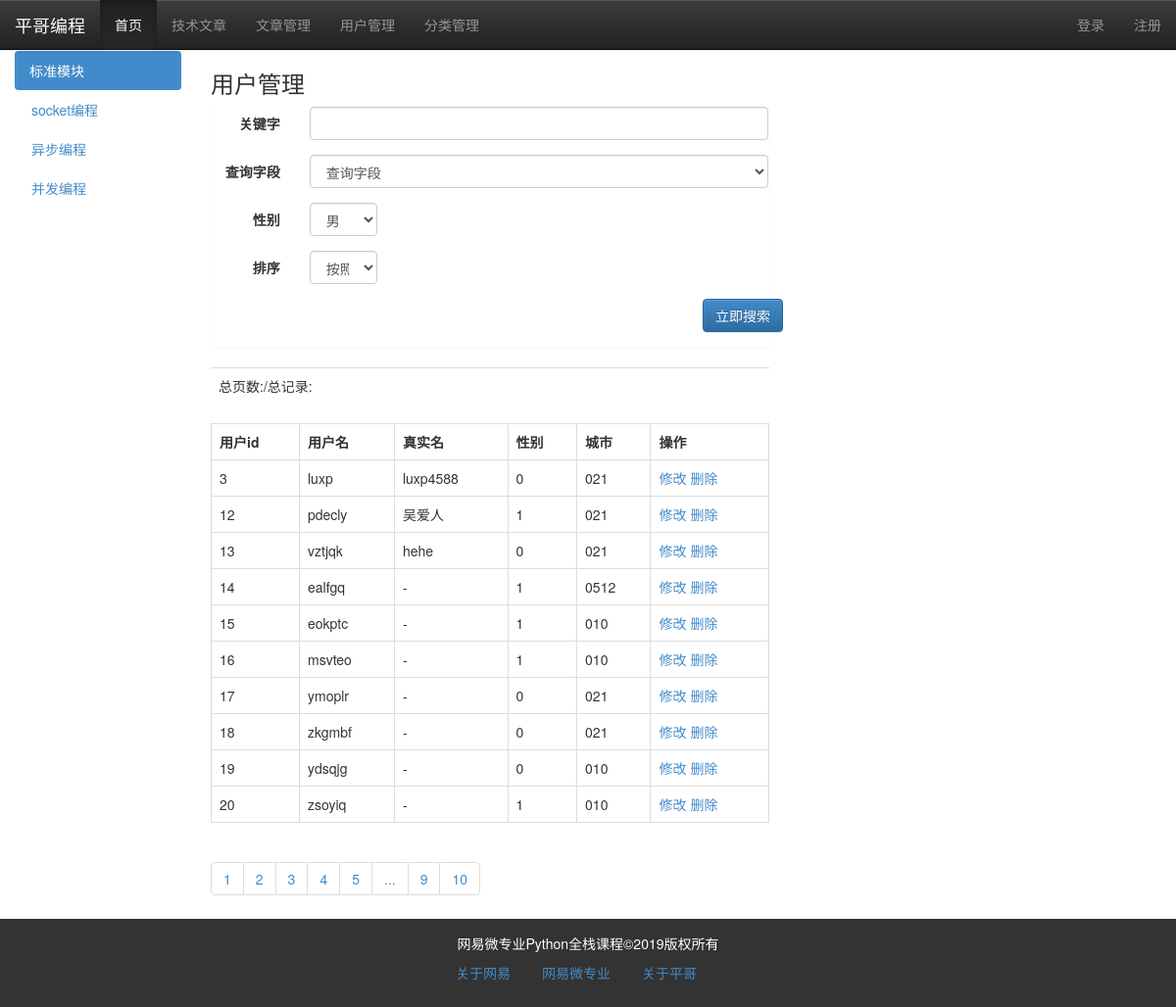
The page /user/list on the database its author committed.
### models.py (models this page shows)
class Category(db.Model):
    cate_id = db.Column(db.Integer, primary_key=True)
    cate_name = db.Column(db.String, unique=True)
    cate_order = db.Column(db.Integer, default=0)
    articles = db.relationship("Article")

class User(db.Model):
    id = db.Column(db.Integer, primary_key=True)
    username = db.Column(db.String)
    password = db.Column(db.String)
    realname = db.Column(db.String)
    sex = db.Column(db.Integer)
    mylike = db.Column(db.String)
    city = db.Column(db.String)
    intro = db.Column(db.String)

### views/users.py (the view)
@user_app.route("/list/<int:page>", methods=['get', "post"])
@user_app.route("/list", defaults={"page":1},methods=['get', "post"])
def userList(page):
    if request.method == "POST":
        q = request.form['q']
        condition = {request.form['field']:q}
        if request.form['field'] == "realname":
            condition = User.realname.like('%%%s%%' % q)
        else:
            condition = User.username.like('%%%s%%' % q)
        if request.form['order'] == "1":
            order = User.id.asc()
        else:
            order = User.id.desc()
        res = User.query.filter(condition,
                                User.sex==request.form['sex'])\
                                .order_by(order)\
                                .paginate(page, 10)
    else:
        res = User.query.paginate(page,10)
    users = res.items
    pageList = res.iter_pages()
    return render_template("user/user_list.html", users=users,
                           pageList=pageList
                           )

### app.py (called while the page is built)
@app.context_processor
def account():
    username = None
    return {"username":username}

@app.context_processor
def getCateList():
    cates = Category.query.all()
    return {"cates":cates}

### templates/user/user_list.html (shortened to what this page needs)
{% extends "base.html" %}
{% block content %}
		<div class="container-fluid">
			<div class="row">
				<div class="col-md-2 hidden-xs hidden-sm">
					<ul class="nav nav-pills  " id="left_menu">
						<li class="active"><a href="">标准模块</a></li>
						<li ><a href="#" data-toggle="dropdown">
										socket编程
								</a>
						</li>
						<li><a href="">异步编程</a></li>
						<li><a href="">并发编程</a></li>
					</ul>
				</div>
				<div class="col-md-6">
                    <h3>用户管理</h3>
                    <div class="panel">
                        <form action=""  method="post" class="form-horizontal" >
                            <div class="form-group">
                                <label for="q" class="col-xs-2 control-label">关键字</label>
                                <div class="col-xs-10">
                                    <input type="text" name="q" class="form-control">
                                </div>
                            </div>
                            <div class="form-group">
                                <label for="field" class="col-xs-2 control-label">查询字段</label>
                                <div class="col-xs-10">
                                    <select name="field" class="form-control">
                                        <option value="realname">查询字段</option>
                                    </select>
                                </div>
                            </div>
                            <div class="form-group">
                                <label for="sex" class="col-xs-2 control-label">性别</label>
                                <div class="col-xs-2">
                                   <select name="sex" class="form-control">
                                        <option value="1" checked>男</option>
                                    </select>
                                </div>
                            </div>
                            <div class="form-group">
                                <label for="排序" class="col-xs-2 control-label">排序</label>
                                <div class="col-xs-2">
                                   <select name="order" class="form-control">
                                        <option value="1" checked>按照id升序排序</option>
                                    </select>
                                </div>
                            </div>
                            <div class="form-group ">
                                <input type="submit" name="search" class="btn btn-primary pull-right" value="立即搜索">
                            </div>
                        </form>
                    </div>
                    <table class="table">
                        <tr>
                            <td>总页数:{{ pages }}/总记录:{{ total }}</td>
                        </tr>
                    </table>
					<table class="table table-bordered ">
                        <tr>
                            <th>用户id</th>
                            <th>用户名</th>
                            <th>真实名</th>
                            <th>性别</th>
                            <th>城市</th>
                            <th>操作</th>
                        </tr>
                        {% for user in users %}
                        <tr>
                            <td>{{ user.id }}</td>
                            <td>{{ user.username }}</td>
                            <td>{{ user.realname }}</td>
                            <td>{{ user.sex }}</td>
                            <td>{{ user.city }}</td>
                            <td>
                                <a href="{{ url_for("editUser", user_id=user.id) }}">修改</a>
                                <a href="{{ url_for("deleteUser", user_id=user.id) }}">删除</a>
                            </td>
                        </tr>
                        {% endfor %}
                    </table>
					<ul class="pagination">
                        {% for page in pageList %}
                            {% if page!=None %}
						<li><a href="?page={{ page }}">{{ page }}</a></li>
                            {% else %}
                            <li><a href="#">...</a></li>
                            {% endif %}
						{% endfor %}
					</ul>
				</div>
				</div>
			</div>
{% endblock %}

### templates/base.html (shortened to what this page needs)
<!DOCTYPE html>
<html lang="en">
{% block head %}
    <head>
        <link rel="stylesheet" type="text/css" href="{{ url_for("static", filename="css/bootstrap.css") }}"/>
	    <link rel="stylesheet" type="text/css" href="{{ url_for("static", filename="css/bootstrap-theme.css") }}"/>
	</head>
{%  endblock %}
<body>
{%  block nav %}
      <nav class="navbar navbar-default navbar-fixed-top navbar-inverse">
			<div class="navbar-header">
				<a href="" class="navbar-brand">平哥编程</a>
			</div>
			<div class="collapse navbar-collapse" id="navmenu">
				<ul class="nav navbar-nav" >
					<li class="active"><a href="{{ url_for("index") }}">首页</a></li>
					{% for cate in cates %}
                        <li><a href="{{ url_for("article_app.getArticleList",cate_id=cate.cate_id, page=1) }}">{{ cate.cate_name }}</a> </li>
                    {% endfor %}
                   <li><a href="{{ url_for("article_app.list") }}">文章管理</a></li>
                    <li><a href="{{ url_for("user_app.userList") }}">用户管理</a></li>
				    <li><a href="{{ url_for("article_app.cateList") }}">分类管理</a></li>
                </ul>
                <ul class="nav navbar-nav pull-right">
                   {% if not username %}
                        <li><a href="{{ url_for("login") }}">登录</a></li>
                        <li><a href="{{ url_for("user_app.register") }}">注册</a></li>
                   {% else %}
                       <li><a href="/usercenter">{{ username }}</a></li>
				    {% endif %}
                </ul>
			</div>
		</nav>
{% endblock %}
{% block content %}{%  endblock %}
{% block footer %}
          <footer>
			<div class="container-fluid">
				<div class="row">
					<div class="col-md-12">
						网易微专业Python全栈课程&copy;2019版权所有
					</div>
				</div>
			</div>
			<nav >
				<ul class="nav nav-pills   ">
					<li><a href="">关于网易</a></li>
					<li><a href="">网易微专业</a></li>
					<li><a href="">关于平哥</a></li>
				</ul>
			</nav>
		</footer>
{% endblock %}
</body>
</html>

### templates/base.html (style rules this page uses)
body { padding-top: 52px; }
#left_menu>li { width:100%; }
footer { padding: 15px; background: #333; text-align: center; color: #fff; }
footer nav { margin: auto; width: 300px; }

### rows shown on the page
Category: cate_name "技术文章"
User: id "3", username "luxp", realname "luxp4588", sex "0", city "021"
User: id "12", username "pdecly", realname "吴爱人", sex "1", city "021"
User: id "13", username "vztjqk", realname "hehe", sex "0", city "021"
User: id "14", username "ealfgq", realname "-", sex "1", city "0512"
User: id "15", username "eokptc", realname "-", sex "1", city "010"
User: id "16", username "msvteo", realname "-", sex "1", city "010"
User: id "17", username "ymoplr", realname "-", sex "0", city "021"
User: id "18", username "zkgmbf", realname "-", sex "0", city "021"
User: id "19", username "ydsqjg", realname "-", sex "0", city "010"
User: id "20", username "zsoyiq", realname "-", sex "1", city "010"

### other values the page prints
{{ page }} "1" "2" "3" "4" "5" "9" "10"
